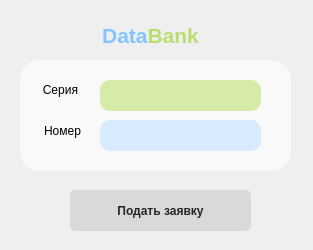
<?xml version="1.0" encoding="UTF-8"?>
<ui version="4.0">
 <class>InvestOut</class>
 <widget class="QDialog" name="InvestOut">
  <property name="geometry">
   <rect>
    <x>0</x>
    <y>0</y>
    <width>313</width>
    <height>250</height>
   </rect>
  </property>
  <property name="windowTitle">
   <string>Dialog</string>
  </property>
  <widget class="QGroupBox" name="groupBox">
   <property name="geometry">
    <rect>
     <x>20</x>
     <y>60</y>
     <width>271</width>
     <height>111</height>
    </rect>
   </property>
   <property name="styleSheet">
    <string notr="true">background: #F9F9F9;
border-radius: 20px;
</string>
   </property>
   <property name="title">
    <string/>
   </property>
   <widget class="QLabel" name="label_6">
    <property name="geometry">
     <rect>
      <x>-50</x>
      <y>50</y>
      <width>111</width>
      <height>41</height>
     </rect>
    </property>
    <property name="text">
     <string>Номер</string>
    </property>
    <property name="alignment">
     <set>Qt::AlignRight|Qt::AlignTrailing|Qt::AlignVCenter</set>
    </property>
   </widget>
   <widget class="QLineEdit" name="pasportSeries">
    <property name="geometry">
     <rect>
      <x>80</x>
      <y>20</y>
      <width>161</width>
      <height>31</height>
     </rect>
    </property>
    <property name="styleSheet">
     <string notr="true">background: #d7eba9;
border-radius: 10px;
</string>
    </property>
    <property name="maxLength">
     <number>4</number>
    </property>
   </widget>
   <widget class="QLabel" name="label">
    <property name="geometry">
     <rect>
      <x>-10</x>
      <y>20</y>
      <width>68</width>
      <height>19</height>
     </rect>
    </property>
    <property name="text">
     <string>Серия</string>
    </property>
    <property name="alignment">
     <set>Qt::AlignRight|Qt::AlignTrailing|Qt::AlignVCenter</set>
    </property>
   </widget>
   <widget class="QLineEdit" name="pasportNumber">
    <property name="geometry">
     <rect>
      <x>80</x>
      <y>60</y>
      <width>161</width>
      <height>31</height>
     </rect>
    </property>
    <property name="styleSheet">
     <string notr="true">background: #d9ebff;
border-radius: 10px;
</string>
    </property>
    <property name="text">
     <string/>
    </property>
    <property name="maxLength">
     <number>6</number>
    </property>
    <property name="echoMode">
     <enum>QLineEdit::Normal</enum>
    </property>
   </widget>
  </widget>
  <widget class="QPushButton" name="pushButton">
   <property name="geometry">
    <rect>
     <x>70</x>
     <y>190</y>
     <width>181</width>
     <height>41</height>
    </rect>
   </property>
   <property name="cursor">
    <cursorShape>PointingHandCursor</cursorShape>
   </property>
   <property name="styleSheet">
    <string notr="true">QPushButton:hover{background: #b9de6f; border-radius: 5px; border: 0.2px solid #d7eba9; color: #ffffff; font-size: 9pt; font-weight: bold;}	
																	QPushButton{background: #d9d9d9; border-radius: 5px; color: #262626; font-size: 9pt; font-weight: bold;}</string>
   </property>
   <property name="text">
    <string>Подать заявку</string>
   </property>
  </widget>
  <widget class="QLabel" name="label_7">
   <property name="geometry">
    <rect>
     <x>80</x>
     <y>20</y>
     <width>141</width>
     <height>31</height>
    </rect>
   </property>
   <property name="cursor">
    <cursorShape>CrossCursor</cursorShape>
   </property>
   <property name="text">
    <string>&lt;html&gt;&lt;head/&gt;&lt;body&gt;&lt;p align=&quot;center&quot;&gt;&lt;span style=&quot; font-size:16pt; font-weight:600; color:#81c4ff;&quot;&gt;Data&lt;/span&gt;&lt;span style=&quot; font-size:16pt; font-weight:600; color:#b9de6f;&quot;&gt;Bank&lt;/span&gt;&lt;/p&gt;&lt;/body&gt;&lt;/html&gt;</string>
   </property>
  </widget>
 </widget>
 <resources/>
 <connections/>
</ui>
